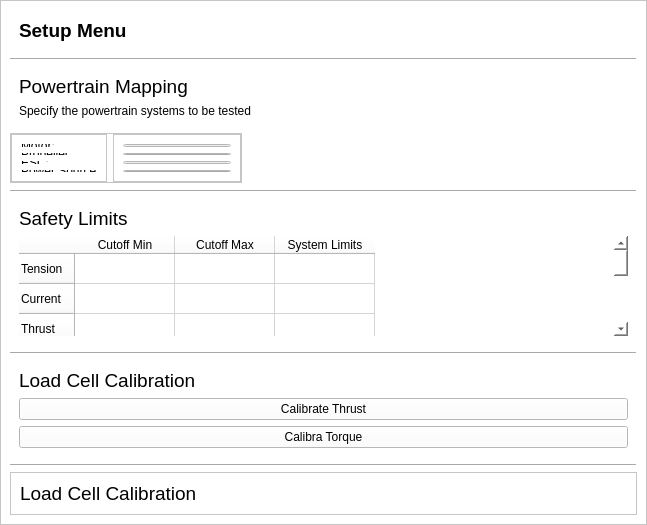
<?xml version="1.0" encoding="UTF-8"?>
<ui version="4.0">
 <class>Frame</class>
 <widget class="QFrame" name="Frame">
  <property name="geometry">
   <rect>
    <x>0</x>
    <y>0</y>
    <width>647</width>
    <height>525</height>
   </rect>
  </property>
  <property name="windowTitle">
   <string>Frame</string>
  </property>
  <property name="styleSheet">
   <string notr="true">*{
	background-color: rgb(255, 255, 255);
}



#headerLine{
	
	color: rgb(0, 0, 0);
}</string>
  </property>
  <layout class="QVBoxLayout" name="verticalLayout">
   <property name="leftMargin">
    <number>0</number>
   </property>
   <property name="topMargin">
    <number>0</number>
   </property>
   <property name="rightMargin">
    <number>0</number>
   </property>
   <property name="bottomMargin">
    <number>0</number>
   </property>
   <item>
    <widget class="QScrollArea" name="scrollArea">
     <property name="verticalScrollBarPolicy">
      <enum>Qt::ScrollBarAsNeeded</enum>
     </property>
     <property name="horizontalScrollBarPolicy">
      <enum>Qt::ScrollBarAlwaysOff</enum>
     </property>
     <property name="sizeAdjustPolicy">
      <enum>QAbstractScrollArea::AdjustToContents</enum>
     </property>
     <property name="widgetResizable">
      <bool>true</bool>
     </property>
     <property name="alignment">
      <set>Qt::AlignLeading|Qt::AlignLeft|Qt::AlignVCenter</set>
     </property>
     <widget class="QWidget" name="scrollAreaWidgetContents">
      <property name="geometry">
       <rect>
        <x>0</x>
        <y>0</y>
        <width>645</width>
        <height>523</height>
       </rect>
      </property>
      <layout class="QVBoxLayout" name="verticalLayout_35">
       <item>
        <widget class="QFrame" name="stepReturnMenu">
         <property name="font">
          <font>
           <stylestrategy>NoAntialias</stylestrategy>
           <kerning>true</kerning>
          </font>
         </property>
         <property name="whatsThis">
          <string/>
         </property>
         <property name="autoFillBackground">
          <bool>false</bool>
         </property>
         <property name="styleSheet">
          <string notr="true"/>
         </property>
         <property name="frameShape">
          <enum>QFrame::NoFrame</enum>
         </property>
         <property name="frameShadow">
          <enum>QFrame::Raised</enum>
         </property>
         <property name="lineWidth">
          <number>1</number>
         </property>
         <layout class="QHBoxLayout" name="horizontalLayout_3">
          <item alignment="Qt::AlignLeft">
           <widget class="QLabel" name="label_7">
            <property name="sizePolicy">
             <sizepolicy hsizetype="Expanding" vsizetype="Maximum">
              <horstretch>1</horstretch>
              <verstretch>1</verstretch>
             </sizepolicy>
            </property>
            <property name="sizeIncrement">
             <size>
              <width>0</width>
              <height>0</height>
             </size>
            </property>
            <property name="font">
             <font>
              <pointsize>14</pointsize>
              <weight>75</weight>
              <italic>false</italic>
              <bold>true</bold>
              <strikeout>false</strikeout>
              <stylestrategy>PreferDefault</stylestrategy>
             </font>
            </property>
            <property name="cursor">
             <cursorShape>ArrowCursor</cursorShape>
            </property>
            <property name="mouseTracking">
             <bool>false</bool>
            </property>
            <property name="text">
             <string>Setup Menu</string>
            </property>
           </widget>
          </item>
         </layout>
        </widget>
       </item>
       <item>
        <widget class="Line" name="line_3">
         <property name="frameShadow">
          <enum>QFrame::Raised</enum>
         </property>
         <property name="lineWidth">
          <number>1</number>
         </property>
         <property name="midLineWidth">
          <number>0</number>
         </property>
         <property name="orientation">
          <enum>Qt::Horizontal</enum>
         </property>
        </widget>
       </item>
       <item alignment="Qt::AlignTop">
        <widget class="QFrame" name="stepSequenceRunnerMenu">
         <property name="sizePolicy">
          <sizepolicy hsizetype="Preferred" vsizetype="Expanding">
           <horstretch>0</horstretch>
           <verstretch>0</verstretch>
          </sizepolicy>
         </property>
         <property name="font">
          <font>
           <kerning>true</kerning>
          </font>
         </property>
         <property name="frameShape">
          <enum>QFrame::NoFrame</enum>
         </property>
         <property name="frameShadow">
          <enum>QFrame::Raised</enum>
         </property>
         <layout class="QVBoxLayout" name="verticalLayout_18">
          <item alignment="Qt::AlignTop">
           <widget class="QLabel" name="label_10">
            <property name="font">
             <font>
              <pointsize>14</pointsize>
             </font>
            </property>
            <property name="text">
             <string>Powertrain Mapping</string>
            </property>
           </widget>
          </item>
          <item alignment="Qt::AlignLeft|Qt::AlignTop">
           <widget class="QLabel" name="label">
            <property name="text">
             <string>Specify the powertrain systems to be tested</string>
            </property>
           </widget>
          </item>
         </layout>
        </widget>
       </item>
       <item alignment="Qt::AlignLeft">
        <widget class="QFrame" name="frame_5">
         <property name="minimumSize">
          <size>
           <width>0</width>
           <height>50</height>
          </size>
         </property>
         <property name="frameShape">
          <enum>QFrame::StyledPanel</enum>
         </property>
         <property name="frameShadow">
          <enum>QFrame::Raised</enum>
         </property>
         <layout class="QHBoxLayout" name="horizontalLayout_6">
          <property name="leftMargin">
           <number>0</number>
          </property>
          <property name="topMargin">
           <number>0</number>
          </property>
          <property name="rightMargin">
           <number>0</number>
          </property>
          <property name="bottomMargin">
           <number>0</number>
          </property>
          <item alignment="Qt::AlignLeft">
           <widget class="QFrame" name="frame_6">
            <property name="frameShape">
             <enum>QFrame::StyledPanel</enum>
            </property>
            <property name="frameShadow">
             <enum>QFrame::Raised</enum>
            </property>
            <layout class="QVBoxLayout" name="verticalLayout_2">
             <item>
              <widget class="QLabel" name="label_2">
               <property name="text">
                <string>Motor: </string>
               </property>
              </widget>
             </item>
             <item>
              <widget class="QLabel" name="label_3">
               <property name="text">
                <string>Propeller:</string>
               </property>
              </widget>
             </item>
             <item>
              <widget class="QLabel" name="label_4">
               <property name="text">
                <string>ESC:</string>
               </property>
              </widget>
             </item>
             <item>
              <widget class="QLabel" name="label_5">
               <property name="text">
                <string>Power Source</string>
               </property>
              </widget>
             </item>
            </layout>
           </widget>
          </item>
          <item alignment="Qt::AlignLeft">
           <widget class="QFrame" name="powertrainMenu">
            <property name="frameShape">
             <enum>QFrame::StyledPanel</enum>
            </property>
            <property name="frameShadow">
             <enum>QFrame::Raised</enum>
            </property>
            <layout class="QVBoxLayout" name="verticalLayout_3">
             <item>
              <widget class="QLineEdit" name="motorLabel"/>
             </item>
             <item>
              <widget class="QLineEdit" name="propellerLabel"/>
             </item>
             <item>
              <widget class="QLineEdit" name="escLabel"/>
             </item>
             <item>
              <widget class="QLineEdit" name="powerSourceLabel"/>
             </item>
            </layout>
           </widget>
          </item>
         </layout>
        </widget>
       </item>
       <item>
        <widget class="Line" name="line_2">
         <property name="font">
          <font>
           <pointsize>10</pointsize>
          </font>
         </property>
         <property name="frameShadow">
          <enum>QFrame::Raised</enum>
         </property>
         <property name="lineWidth">
          <number>1</number>
         </property>
         <property name="orientation">
          <enum>Qt::Horizontal</enum>
         </property>
        </widget>
       </item>
       <item alignment="Qt::AlignTop">
        <widget class="QFrame" name="stepSequenceEditorMenu">
         <property name="sizePolicy">
          <sizepolicy hsizetype="Preferred" vsizetype="Expanding">
           <horstretch>0</horstretch>
           <verstretch>0</verstretch>
          </sizepolicy>
         </property>
         <property name="minimumSize">
          <size>
           <width>0</width>
           <height>15</height>
          </size>
         </property>
         <property name="font">
          <font>
           <stylestrategy>PreferAntialias</stylestrategy>
           <kerning>true</kerning>
          </font>
         </property>
         <property name="frameShape">
          <enum>QFrame::NoFrame</enum>
         </property>
         <property name="frameShadow">
          <enum>QFrame::Raised</enum>
         </property>
         <layout class="QVBoxLayout" name="verticalLayout_33">
          <item>
           <widget class="QLabel" name="label_11">
            <property name="font">
             <font>
              <pointsize>14</pointsize>
              <weight>50</weight>
              <bold>false</bold>
             </font>
            </property>
            <property name="text">
             <string>Safety Limits</string>
            </property>
           </widget>
          </item>
          <item alignment="Qt::AlignTop">
           <widget class="QTableWidget" name="SequenceEditorTable">
            <property name="frameShape">
             <enum>QFrame::NoFrame</enum>
            </property>
            <property name="lineWidth">
             <number>1</number>
            </property>
            <property name="midLineWidth">
             <number>0</number>
            </property>
            <property name="verticalScrollBarPolicy">
             <enum>Qt::ScrollBarAsNeeded</enum>
            </property>
            <property name="horizontalScrollBarPolicy">
             <enum>Qt::ScrollBarAlwaysOff</enum>
            </property>
            <property name="sizeAdjustPolicy">
             <enum>QAbstractScrollArea::AdjustToContents</enum>
            </property>
            <property name="autoScroll">
             <bool>true</bool>
            </property>
            <property name="autoScrollMargin">
             <number>0</number>
            </property>
            <property name="alternatingRowColors">
             <bool>false</bool>
            </property>
            <property name="selectionBehavior">
             <enum>QAbstractItemView::SelectItems</enum>
            </property>
            <property name="showGrid">
             <bool>true</bool>
            </property>
            <property name="gridStyle">
             <enum>Qt::SolidLine</enum>
            </property>
            <property name="sortingEnabled">
             <bool>false</bool>
            </property>
            <property name="wordWrap">
             <bool>true</bool>
            </property>
            <property name="cornerButtonEnabled">
             <bool>true</bool>
            </property>
            <attribute name="horizontalHeaderVisible">
             <bool>true</bool>
            </attribute>
            <attribute name="horizontalHeaderCascadingSectionResizes">
             <bool>false</bool>
            </attribute>
            <attribute name="horizontalHeaderHighlightSections">
             <bool>true</bool>
            </attribute>
            <attribute name="verticalHeaderVisible">
             <bool>true</bool>
            </attribute>
            <row>
             <property name="text">
              <string>Tension</string>
             </property>
            </row>
            <row>
             <property name="text">
              <string>Current</string>
             </property>
            </row>
            <row>
             <property name="text">
              <string>Thrust</string>
             </property>
            </row>
            <row>
             <property name="text">
              <string>Torque</string>
             </property>
            </row>
            <row>
             <property name="text">
              <string>RPM</string>
             </property>
            </row>
            <row>
             <property name="text">
              <string>Vibration</string>
             </property>
            </row>
            <column>
             <property name="text">
              <string>Cutoff Min</string>
             </property>
            </column>
            <column>
             <property name="text">
              <string>Cutoff Max</string>
             </property>
            </column>
            <column>
             <property name="text">
              <string>System Limits</string>
             </property>
            </column>
           </widget>
          </item>
         </layout>
        </widget>
       </item>
       <item>
        <widget class="Line" name="line_4">
         <property name="frameShadow">
          <enum>QFrame::Raised</enum>
         </property>
         <property name="orientation">
          <enum>Qt::Horizontal</enum>
         </property>
        </widget>
       </item>
       <item alignment="Qt::AlignTop">
        <widget class="QFrame" name="stepSequencePreviewMenu">
         <property name="sizePolicy">
          <sizepolicy hsizetype="Preferred" vsizetype="Expanding">
           <horstretch>0</horstretch>
           <verstretch>0</verstretch>
          </sizepolicy>
         </property>
         <property name="font">
          <font>
           <kerning>true</kerning>
          </font>
         </property>
         <property name="frameShape">
          <enum>QFrame::NoFrame</enum>
         </property>
         <property name="frameShadow">
          <enum>QFrame::Raised</enum>
         </property>
         <layout class="QVBoxLayout" name="verticalLayout_13">
          <item alignment="Qt::AlignLeft|Qt::AlignTop">
           <widget class="QLabel" name="label_8">
            <property name="font">
             <font>
              <pointsize>14</pointsize>
             </font>
            </property>
            <property name="text">
             <string>Load Cell Calibration</string>
            </property>
           </widget>
          </item>
          <item>
           <widget class="QPushButton" name="pushButton_2">
            <property name="text">
             <string>Calibrate Thrust</string>
            </property>
           </widget>
          </item>
          <item>
           <widget class="QPushButton" name="pushButton">
            <property name="text">
             <string>Calibra Torque</string>
            </property>
           </widget>
          </item>
         </layout>
        </widget>
       </item>
       <item>
        <widget class="Line" name="line">
         <property name="frameShadow">
          <enum>QFrame::Raised</enum>
         </property>
         <property name="lineWidth">
          <number>1</number>
         </property>
         <property name="midLineWidth">
          <number>0</number>
         </property>
         <property name="orientation">
          <enum>Qt::Horizontal</enum>
         </property>
        </widget>
       </item>
       <item>
        <widget class="QFrame" name="frame">
         <property name="frameShape">
          <enum>QFrame::StyledPanel</enum>
         </property>
         <property name="frameShadow">
          <enum>QFrame::Raised</enum>
         </property>
         <layout class="QVBoxLayout" name="verticalLayout_4">
          <item>
           <widget class="QLabel" name="label_9">
            <property name="font">
             <font>
              <pointsize>14</pointsize>
             </font>
            </property>
            <property name="text">
             <string>Load Cell Calibration</string>
            </property>
           </widget>
          </item>
         </layout>
        </widget>
       </item>
      </layout>
     </widget>
    </widget>
   </item>
  </layout>
 </widget>
 <resources>
  <include location="../../resources/black_icons.qrc"/>
 </resources>
 <connections/>
</ui>
